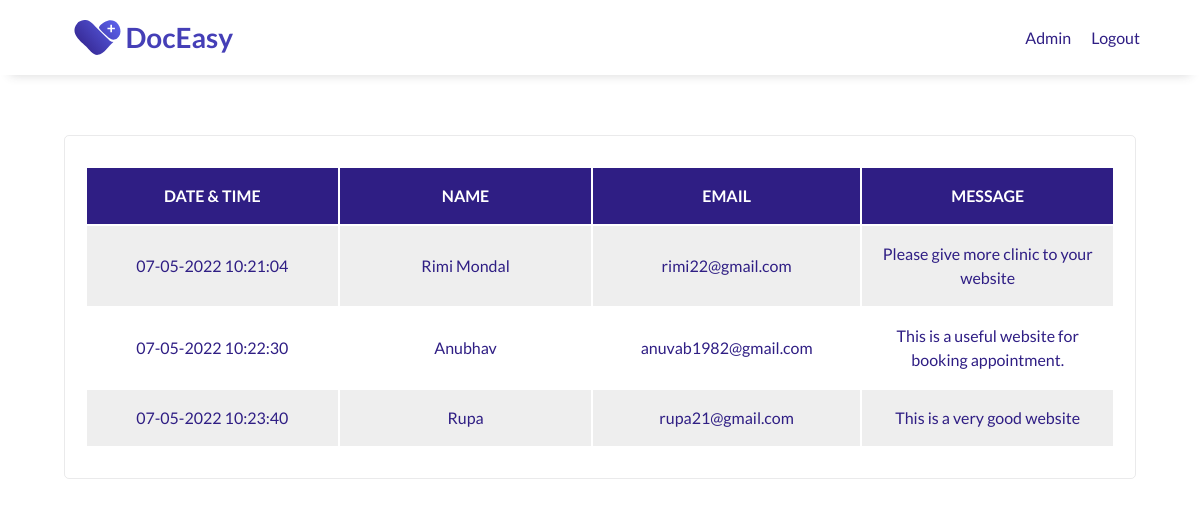
The page /public/feedback/adminFeedback.php (signed in) on the database its author committed.
### tables this page shows
CREATE TABLE `doceasy_feedback` (
  `feedback_no` int(5) NOT NULL,
  `name` varchar(50) NOT NULL,
  `email` varchar(50) NOT NULL,
  `message` varchar(500) NOT NULL,
  `date_time` varchar(50) NOT NULL
);

### public/feedback/adminFeedback.php (the view, shortened to what this page needs)
<?php
include "../config.php";
if ($_SESSION["loggedIn"]) {
?>
    <!DOCTYPE html>
    <html lang="en">
    <head>
        <link rel="stylesheet" type="text/css" href="/assets/css/userHistory.css" />
    </head>
    <body>
        <?php
        $sql = "SELECT * FROM doceasy_feedback";
        $result = $conn->query($sql);
        $row = $result->fetch_assoc();
        if ($row) {
        ?>
            <header id="header">
                <div class="logo">
                    <a href="/index.php">
                        <img class="logo-img" id="header-img" src="/assets/images/doceasy/doceasy-logo.svg" alt="DocEasy logo" />
                    </a>
                </div>
                <nav id="nav-bar">
                    <ul>
                        <li><a class="nav-link" href="#"><?php echo "Admin"  ?></a></li>
                        <li><a class="nav-link" href="../logout/adminLogout.php">Logout</a></li>
                    </ul>
                </nav>
            </header>
            <main>
                <section id="table">
                    <div class="container">
                        <div class="card">
                            <table>
                                <tr>
                                    <th>DATE & TIME</th>
                                    <th>NAME</th>
                                    <th>EMAIL</th>
                                    <th>MESSAGE</th>
                                </tr>
                                <?php
                                while ($row = $result->fetch_assoc()) {
                                ?>
                                    <tr>
                                        <td> <?php echo $row["date_time"]; ?> </td>
                                        <td> <?php echo $row["name"]; ?> </td>
                                        <td> <?php echo $row["email"]; ?> </td>
                                        <td> <?php echo $row["message"]; ?> </td>
                                    </tr>
                                <?php }
                                ?>
                            </table>
                        </div>
                    </div>
                </section>
            </main>
    </body>
<?php
        } else {
            echo "No Record Found";
        }
    } else {
        header("Location: ../login/adminLogin.php");
    }
?>
    </html>

### assets/css/userHistory.css (style rules this page uses)
* { margin: 0; padding: 0; box-sizing: border-box; scroll-behavior: smooth; }
html { font-size: 10px; }
body { font-size: 1.6rem; line-height: 1.5; font-family: "Lato", sans-serif; color: #37383a; }
li { list-style: none; }
a { color: #2f1e84; text-decoration: none; }
img { max-width: 100%; height: auto; display: block; }
.logo-img { width: 100%; max-width: 200px; }
.container { display: flex; flex-direction: row; justify-content: center; }
.card { display: flex; flex-direction: column; align-items: ce3nter; text-align: center; width: calc(100% / 1.1); margin: 1.5rem; padding: 3rem 2rem 3rem 2rem; border: 1px solid rgba(55, 56, 58, 0.1); border-radius: 5px; }
header { padding: 0 5rem; width: 100%; position: fixed; top: 0; min-height: 75px; display: flex; justify-content: space-between; align-items: center; background-color: #fff; box-shadow: 0 1rem 1rem -1rem rgba(55, 56, 58, 0.2); }
nav { font-weight: 400; }
nav>ul { display: flex; flex-direction: row; justify-content: space-around; }
nav li { padding: 0px 10px 0px 10px; }
#table { padding: 12rem 1rem; text-align: center; color: #2f1e84; }
td { text-align: center; width: 12em; padding: 1em; }
th { text-align: center; padding: 1em; background-color: #2f1e84; color: white; }
tr { height: 1em; }
table tr:nth-child(even) { background-color: #eee; }
table tr:nth-child(odd) { background-color: #fff; }

### rows shown on the page
doceasy_feedback: date_time "07-05-2022 10:21:04", name "Rimi Mondal", email "rimi22@gmail.com", message "Please give more clinic to your website"
doceasy_feedback: date_time "07-05-2022 10:22:30", name "Anubhav", email "anuvab1982@gmail.com", message "This is a useful website for booking appointment."
doceasy_feedback: date_time "07-05-2022 10:23:40", name "Rupa", email "rupa21@gmail.com", message "This is a very good website"
